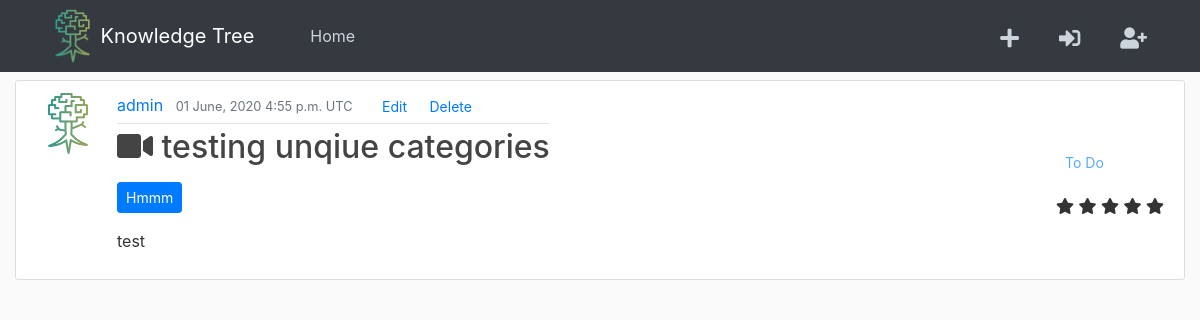
Page /post/25/ on the earlier database version.
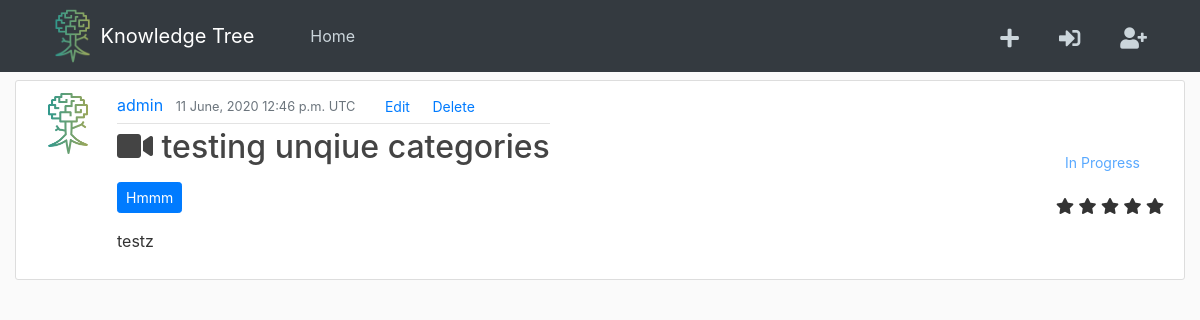
Same page on the later database version.
### feed/models.py (models this page shows, shortened)
class Post(models.Model):
	type_choices = [
		('book', 'Book'),
		('doc', 'Documentary'),
		('thinker', 'Thinker/Person'),
		('misc','Other/Miscellaneous'),
		(None, 'Select type...')
	]
	rating_choices = [
		(1, 1),
		(2, 2),
		(3, 3),
		(4, 4),
		(5, 5)
	]
	status_choices = [
		('to do', 'to do'),
		('in progress', 'in progress'),
		('completed', 'completed')
	]
	title = models.CharField(max_length=100)
	note_type = models.CharField(max_length=100,choices=type_choices,null=True)
	category = models.CharField(max_length=100, null=True)
	author = models.CharField(max_length=100, default='', blank=True)
	notes = RichTextField()
	status = models.CharField(
		max_length=100,
		choices=status_choices,
		default='to do'
		)
	rating = models.IntegerField(
		choices=rating_choices,
		default=5
	)
	date_posted = models.DateTimeField(default=timezone.now)
	posted_by = models.ForeignKey(User, on_delete=models.CASCADE)

### feed/views.py (the view)
# urls.py: path('post/<int:pk>/', PostDetailView.as_view(), name='post-detail'),
class PostDetailView(DetailView):
	model = Post
	context_object_name = 'post'

### feed/templatetags/my_extras.py (called while the page is built)
@register.filter(name="range")
def times(num):
	return range(num)

@register.filter(name="format_category")
def get_categories(data):
	categories = [c.title() for c in data.split(',')]
	return sorted(categories)

### feed/templates/feed/post_detail.html (shortened to what this page needs)
{% extends "feed/base.html" %}
{% load my_extras %}
{% load static %}
{% block content %}
<div class="container-fluid">
		<article class="media content-section">
			<img class="rounded-circle article-img" src = "{% static 'img/logo.png' %}">
		  <div>
		    <div class="article-metadata">
		      <a class="mr-2" href="">{{ post.posted_by }}</a>
		      <small class="text-muted">{{ post.date_posted|date:"d F, Y P e" }}</small>
		        <a href="{% url 'post-edit' post.id%}" class="btn btn-default btn-sm ml-3">Edit</a>
		    <a href="{% url 'post-delete' post.id %}" class="btn btn-default btn-sm">Delete</a>
		    </div>
		    <h2>
		    {% if post.note_type == "book" %}
		    <span class="fas fa-book"></span>
		    {% elif post.note_type == "doc" %}
		    <span class="fas fa-video"></span>
		    {% else %}
		    <span class="fas fa-user-tie"></span>
		    {% endif %}
		    <a class="article-title" href="">{{ post.title }}</a>
			</h2>
		    <p class="pt-2">
		    	{% for category in post.category|format_category %}
		    	<a href="#" class="btn btn-primary btn-sm">{{ category }}</a>
		    	{% endfor %}
		    </p>
		    <p class="article-content">{{ post.notes | safe }}</p>
		  </div>
	  	    <div class="ml-auto pt-5">
		    <p class="pt-2"><a href="#" class="btn btn-default disabled btn-sm">
		    {{ post.status|title }}</a></p>
		    <p>
		    {% if post.note_type == "book" or post.note_type == "doc" %}
		    {% for rating in post.rating|range %}
		    <span class="fas fa-star"></span>
		    {% endfor %}
		    {% endif %}
			</p>
			</div>
		</article>
</div>
{% endblock content %}

Differences in the rows shown:
changed Post "Hmmm": date_posted "01 June, 2020 4:55 p.m. UTC" → "11 June, 2020 12:46 p.m. UTC"; notes "test" → "testz"; status "To Do" → "In Progress"
